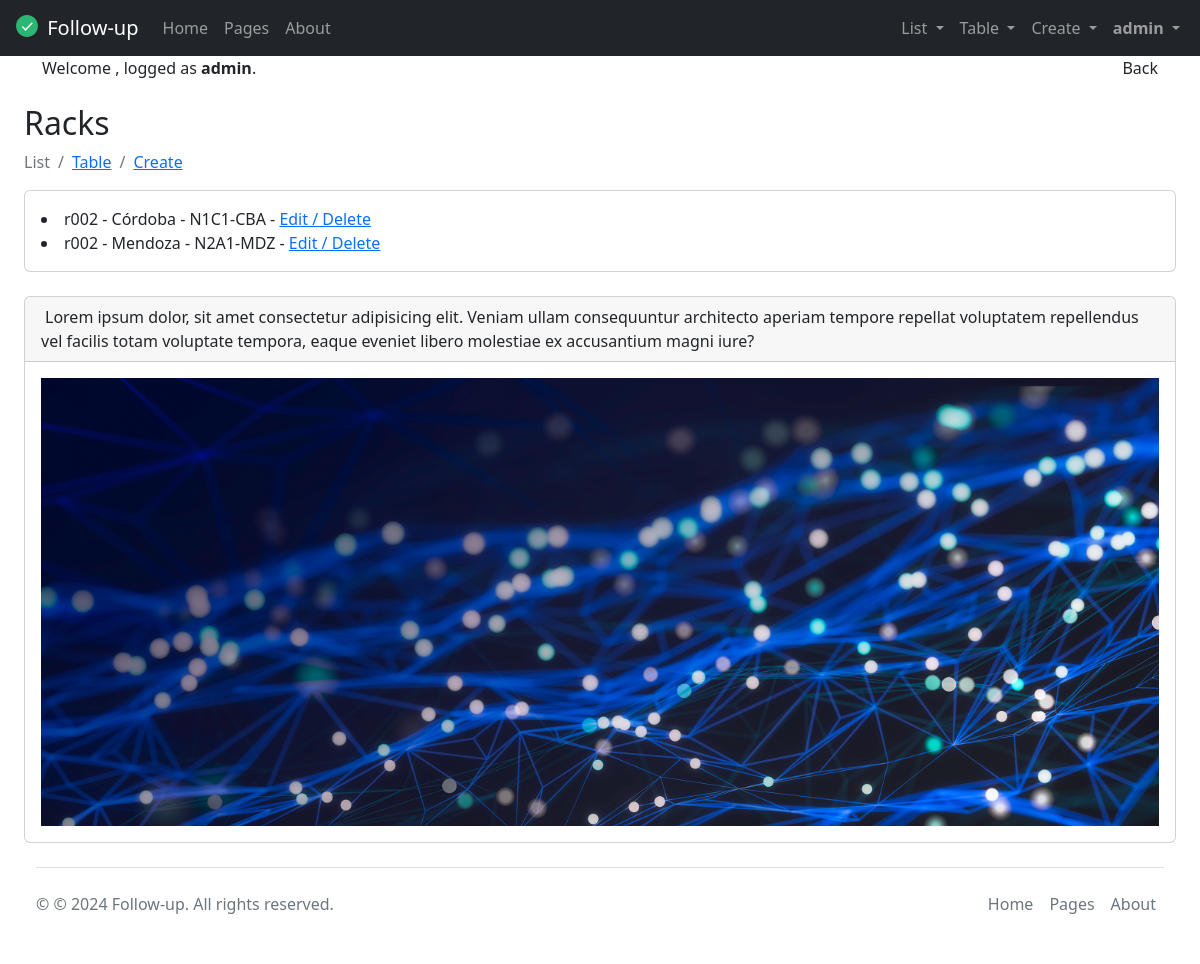
Before: /racks/ (signed in) with the older database file.
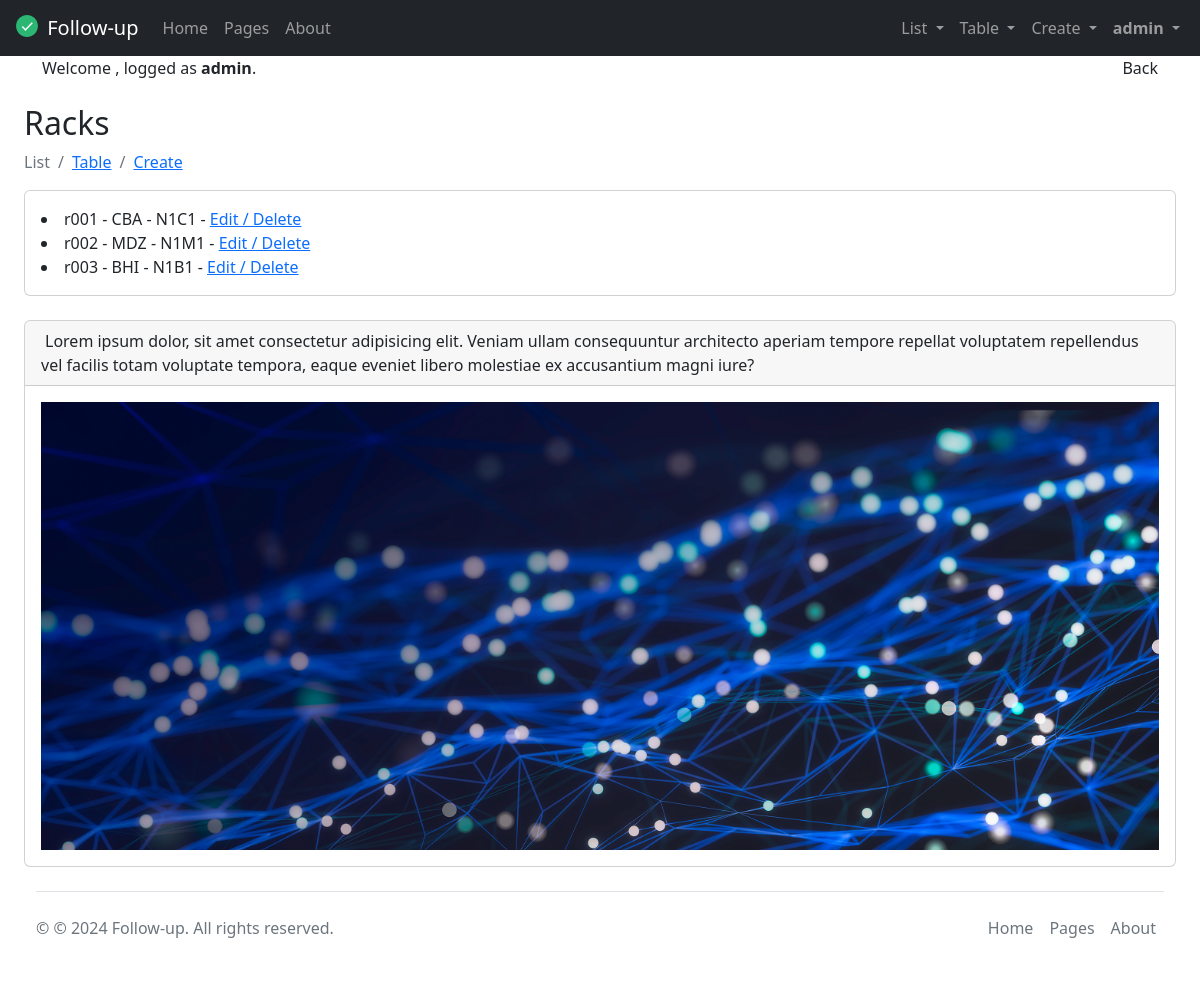
After: the same page with the newer database file.
### tasks/models.py (models this page shows, shortened)
class Rack(models.Model):
  rackId = models.CharField(max_length=6)
  name = models.CharField(max_length=20)
  site = models.ForeignKey(Site, on_delete=models.CASCADE, null=True)
  rackImage = models.ImageField(upload_to='racks', blank=True, null=True, default="/media/static/default.png") # default=""
  class Meta():
    verbose_name = 'Rack'
    verbose_name_plural = 'Racks'
    ordering = ('rackId', 'name')
    unique_together = ('rackId', 'name')

class Site(models.Model):
  siteId = models.CharField(max_length=6)
  name = models.CharField(max_length=20)
  address = models.CharField(max_length=30)
  city = models.CharField(max_length=20)
  country = models.CharField(max_length=20)
  switchowner = models.CharField(max_length=30)
  contact = models.IntegerField(default=0)
  siteImage = models.ImageField(upload_to='sites', blank=True, null=True, default="/media/static/default.png") # default=""
  def __str__(self):
    return self.name
  class Meta():
    verbose_name = 'Site'
    verbose_name_plural = 'Sites'
    ordering = ('siteId', 'name')
    unique_together = ('siteId', 'name')

### tasks/views.py (the view)
# urls.py: path('racks/', views.racks, name='racks'),
@staff_member_required(login_url='/only_staff')
def racks(request):
    racks = Rack.objects.filter()
    return render(request, 'racks.html', {"racks": racks})

### tasks/templates/racks.html
{% extends 'base.html' %}
{% block content %}
<h2 class="mt-4">Racks</h2>
<nav aria-label="breadcrumb">
  <ol class="breadcrumb">
    <li class="breadcrumb-item active" aria-current="page">List</li>
    <li class="breadcrumb-item"><a href="/rack_table">Table</a></li>
    <li class="breadcrumb-item"><a href="/rack_create">Create</a></li>
  </ol>
</nav>
<div class="card mb-4">
  <div class="card-body">
    {% for rack in racks %}
    <li>
      {{rack.rackId}} - {{rack.site}} - {{rack.name}} -
      <a href="{% url 'rack_detail' rack.id %}">
        Edit / Delete
      </a>
    </li>
    {% endfor %}
  </div>
</div>
{% endblock %}

Changed rows visible on the page:
changed Rack: rackId "r002" → "r001"; site "Mendoza" → "CBA"; name "N2A1-MDZ" → "N1C1"; moves up the list
changed Rack: site "Córdoba" → "MDZ"; name "N1C1-CBA" → "N1M1"
added Rack: rackId "r003", site "BHI", name "N1B1"
